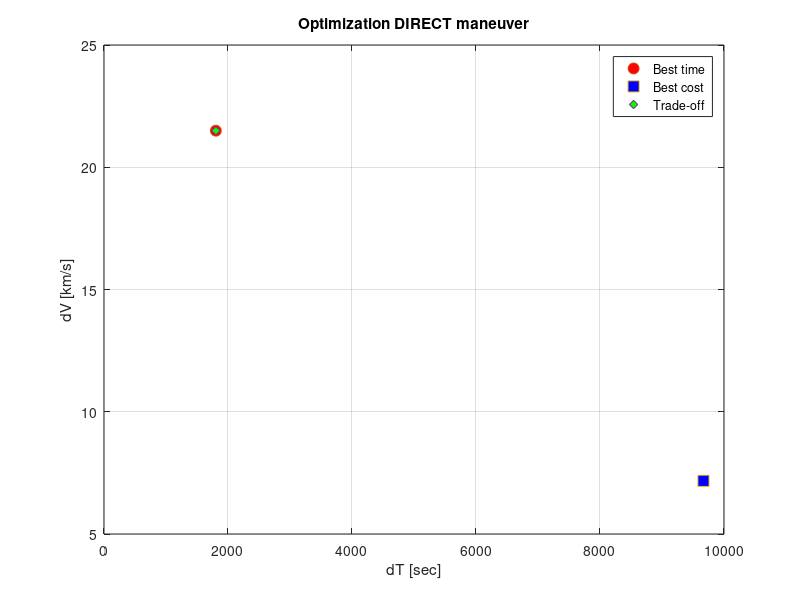

Write MATLAB code to recreate this figure.
close all
clc

%% DATA INPUT

% vettore PCS solution
D_input = [1 0]';
                
D_output = [  1803.9996,	21.4947, 38776.4302021200 ; ...         %   1     
              9668.6036,	7.1734,  69356.7610642400 ];            %   0
              
 %% OPTIMIAL Value
        
        [OptD_Time,OptD_Time_idx] = min(D_output(:,1));
        [OptD_Velocity,OptD_Velocity_idx] = min(D_output(:,2));
        [OptD_Tradeoff,OptD_Tradeoff_idx] = min(D_output(:,3));

%% PLOT        
        
figure (1)
plot(D_output(:,1),D_output(:,2),'LineStyle','none','Marker','.','Color','k','MarkerSize',8)      %
hold on

title('Optimization DIRECT maneuver')
xlabel('dT [sec]')
ylabel('dV [km/s]')
grid on

p1 = plot(D_output(OptD_Time_idx,1),D_output(OptD_Time_idx,2),'LineStyle','none','Marker','o','MarkerFaceColor','r','MarkerSize',8);   %
p2 = plot(D_output(OptD_Velocity_idx,1),D_output(OptD_Velocity_idx,2),'LineStyle','none','Marker','s','MarkerFaceColor','b','MarkerSize',8);   %
p3 = plot(D_output(OptD_Tradeoff_idx,1),D_output(OptD_Tradeoff_idx,2),'LineStyle','none','Marker','d','MarkerFaceColor','g','MarkerSize',6);   %
legend ([p1,p2,p3],{'Best time','Best cost','Trade-off'},'Location','best')
hold off
drawnow